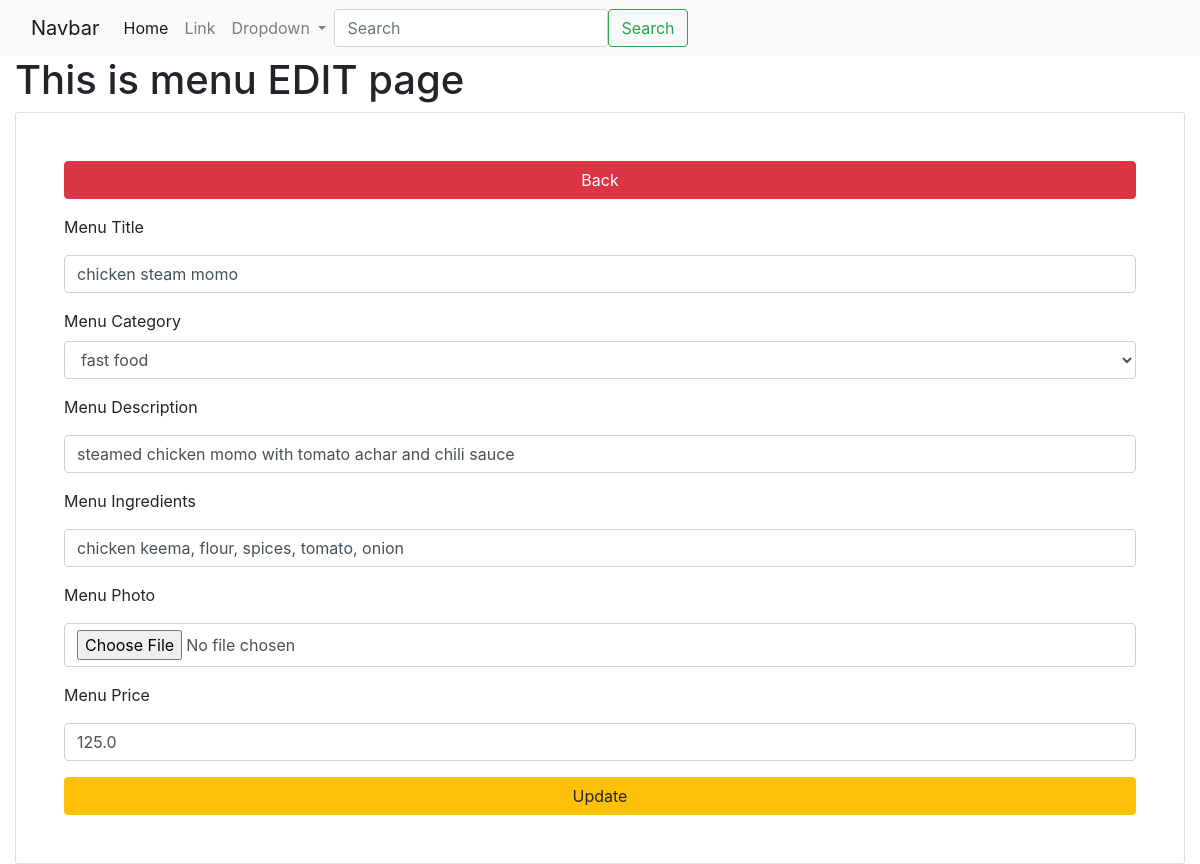
Page /menu/edit/8/ (signed in) on the committed database.
### app_restro/models.py (models this page shows, shortened)
class MenuModel(models.Model):
    menu_title=models.CharField(max_length=100)
    category_id=models.ForeignKey(Category, on_delete=models.CASCADE)
    menu_desc=models.CharField(max_length=200)
    menu_img=models.FileField(upload_to="menu/images/", blank=True)
    menu_ingredient=models.CharField(max_length=200)
    menu_price=models.FloatField()
    class Meta:
        db_table="app_menus"

### app_restro/views.py (the view)
# urls.py: path('menu/edit/<int:id>/',views.menu_edit, name='menu-edit'),
@login_required(login_url='/authentication/login')
def menu_edit(request, id):
    data=MenuModel.objects.get(id=id)
    categories=Category.objects.all()
    context={"data":data,
             "categories":categories
            }
    return render(request, 'menus/edit.html', context)

### templates/menus/edit.html (shortened to what this page needs)
{% extends "layouts/master.html" %}
{% block content %}
<div class="container-fluid">
    <h1>This is menu EDIT page</h1>
    <div class="card p-5">
        <a href="{% url 'menu-list' %}" class="btn btn-danger col-12 mb-3">Back</a>
        <form action="{% url 'menu-update' %}" method="post" enctype="multipart/form-data">
            <div class="form-group mb-3">
                <label for="menu_title">Menu Title</label>
                <input type="text" name="menu_title" class="form-control mt-2" value="{{ data.menu_title }}">
            </div>
            <div class="form-group mb-3">
                <label for="category_id">Menu Category</label>
                <select class="form-control" name="category_id" id="">
                    {% for val in categories %}
                    <option value="{{ val.id }}">{{ val.category_name }}</option>
                    {% endfor %}
                </select>
            </div>
            <div class="form-group mb-3">
                <label for="menu_desc">Menu Description</label>
                <input type="text" name="menu_desc" class="form-control mt-2" value="{{ data.menu_desc }}">
            </div>
            <div class="form-group mb-3">
                <label for="menu_ingredient">Menu Ingredients</label>
                <input type="text" name="menu_ingredient" class="form-control mt-2" value="{{ data.menu_ingredient }}">
            </div>
            <div class="form-group mb-3">
                <label for="menu_img">Menu Photo</label>
                <input type="file" name="menu_img" class="form-control mt-2" value="{{ data.menu_img }}">
            </div>
            <div class="form-group mb-3">
                <label for="menu_price">Menu Price</label>
                <input type="text" name="menu_price" class="form-control mt-2" value="{{ data.menu_price }}">
            </div>
            <input type="submit" class="btn btn-warning col-12" value="Update">
        </form>
    </div>
</div>
{% endblock %}

### rows in the picture
MenuModel: menu_title "chicken steam momo", menu_desc "steamed chicken momo with tomato achar and chili sauce", menu_ingredient "chicken keema, flour, spices, tomato, onion", menu_price "125.0"

### other values in the picture
form field category_id "fast food"
